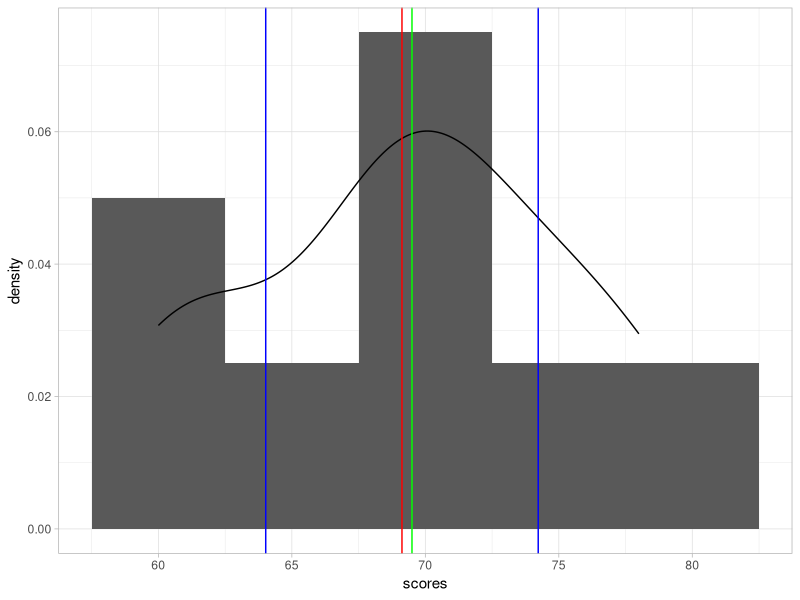
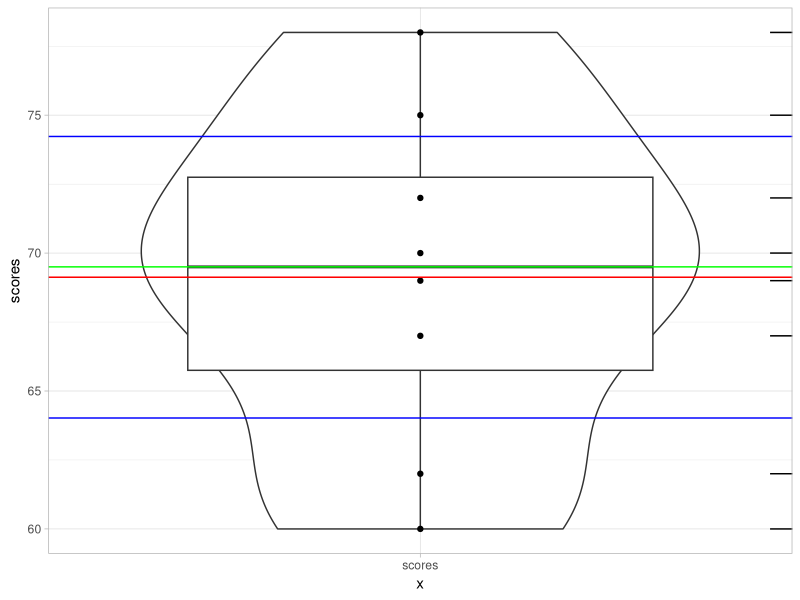
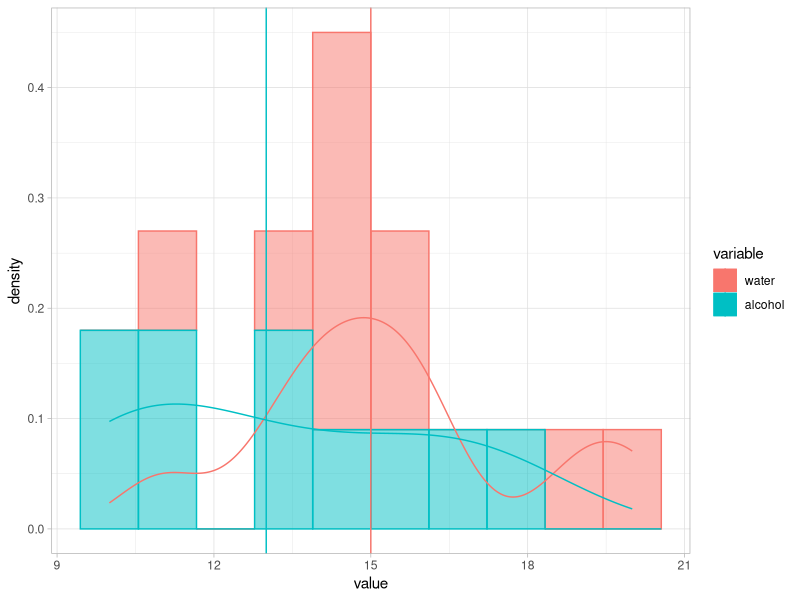
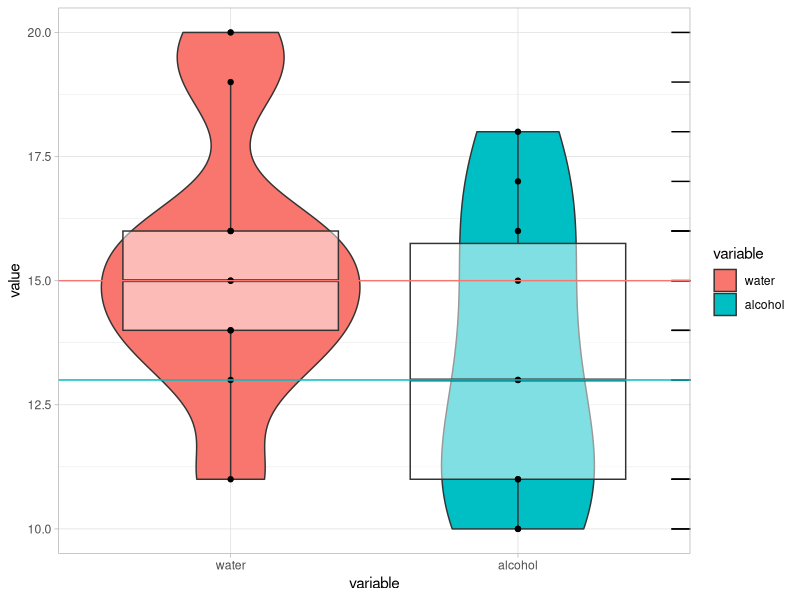
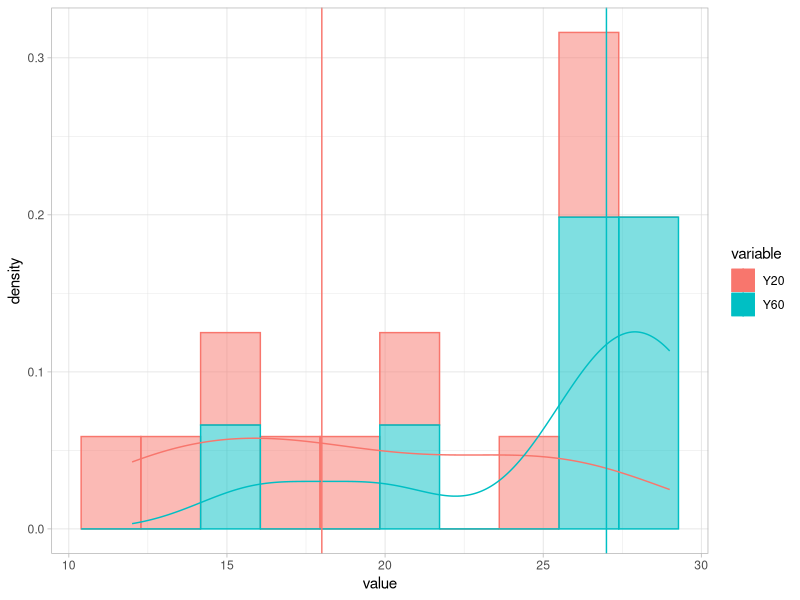
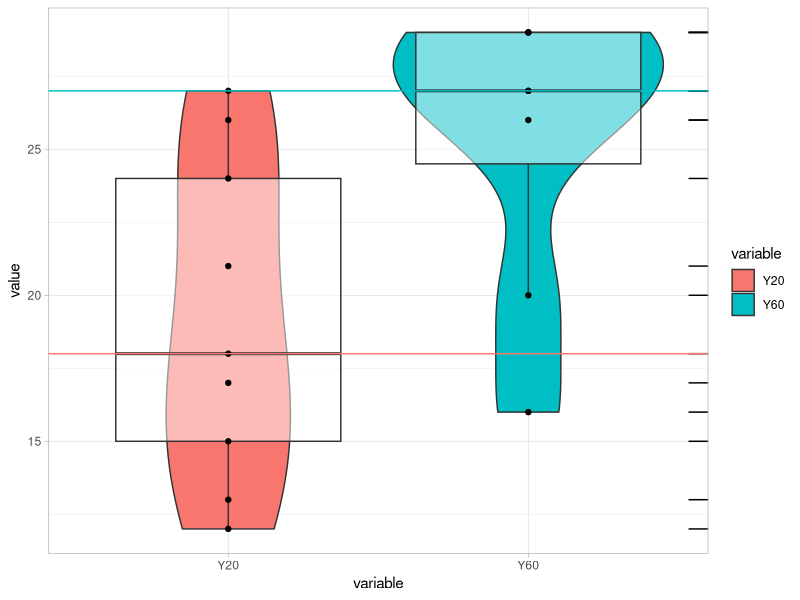
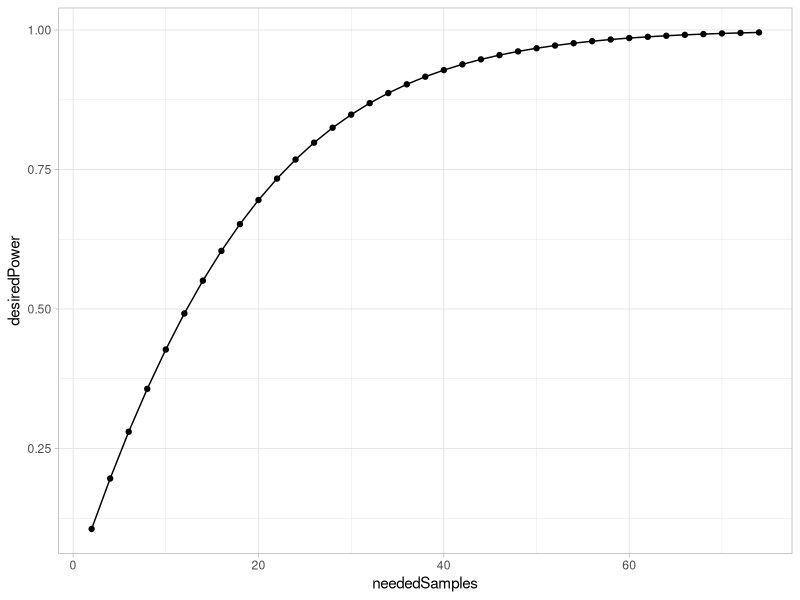

These charts were generated, in order, by the following R code:
## ---- chunk 1
    knitr::opts_chunk$set(warning=FALSE, message=FALSE)
    library(ggplot2)
## ---- chunk 2
    scores <- c(60,62,67,69,70,72,75,78)
    resA <- t.test(scores,paired = FALSE,var.equal = TRUE,mu=65)
## ---- chunk 3
library(ggplot2)
ggplot(data.frame(scores),aes(x=scores)) +geom_histogram(aes(y = ..density..),binwidth = 5) +geom_density()+theme_light()+
    geom_vline(xintercept =  median(scores),color="green")+
    geom_vline(xintercept =  resA$estimate,color="red")+
    geom_vline(xintercept =  resA$conf.int,color="blue")


## ---- chunk 4
ggplot(data.frame(scores),aes(x="scores",y=scores))  +geom_violin() +geom_boxplot()+geom_point()+theme_light()+geom_rug(sides="r")+
    geom_hline(yintercept =  median(scores),color="green",show.legend = TRUE)+ 
    geom_hline(yintercept =  resA$estimate,color="red")+
    geom_hline(yintercept =  resA$conf.int,color="blue")
## ---- chunk 5
    scores[3] <- 76
    t.test(scores,paired = FALSE,var.equal = FALSE,mu=65)
## ---- chunk 6
library(reshape2)
 water <- c(16,15,11,20,19,14,13,15,14,16)
alcohol <- c(13,13,10,18,17,11,10,15,11,16)
ques2Data <- data.frame(water,alcohol)
ques2Data <- melt(ques2Data)
res2A <- t.test(water,alcohol,paired = TRUE)
## ---- chunk 7
library(ggplot2)
library(dplyr)
ques2DataMean <- ques2Data %>% group_by(variable) %>% summarize_all(median)
ggplot(ques2Data,aes(x=value,color=variable)) +geom_histogram(aes(y = ..density..,fill=variable),bins = 10,alpha=0.5) +geom_density()+theme_light()+
    geom_vline(aes(xintercept=value,color=variable),data = ques2DataMean)


## ---- chunk 8
ggplot(ques2Data,aes(x=variable,y=value))+geom_violin(aes(fill=variable)) +geom_boxplot(alpha=0.5)+geom_point()+theme_light()+geom_rug(sides="r")+
    geom_hline(aes(yintercept=value,color=variable),data = ques2DataMean,show.legend = TRUE)
## ---- chunk 9
Y20 <- c(27,26,21,24,15,18,17,12,13)
Y60 <- c(26,29,29,29,27,16,20,27,NA)
ques3Data <- data.frame(Y20,Y60)
ques3Data <- melt(ques3Data)
res3A <- t.test(Y20,Y60,paired = FALSE,var.equal = FALSE)
## ---- chunk 10
ques3DataMean <- ques3Data %>% group_by(variable) %>% summarize_all(funs(median(., na.rm = TRUE)))
ggplot(ques3Data,aes(x=value,color=variable)) +geom_histogram(aes(y = ..density..,fill=variable),bins = 10,alpha=0.5) +geom_density()+theme_light()+
    geom_vline(aes(xintercept=value,color=variable),data = ques3DataMean)


## ---- chunk 11
ggplot(ques3Data,aes(x=variable,y=value))+geom_violin(aes(fill=variable)) +geom_boxplot(alpha=0.5)+geom_point()+theme_light()+geom_rug(sides="r")+
    geom_hline(aes(yintercept=value,color=variable),data = ques3DataMean,show.legend = TRUE)
## ---- chunk 12
    power.t.test(n=10,delta=210-200,sd=20,type = "one.sample",alternative = "one.sided")
## ---- chunk 13
    desiredPower = numeric(0)
    neededSamples = seq(2,75,2)
    for(i in 1:length(neededSamples)) desiredPower <- c(desiredPower,power.t.test(n= neededSamples[i],delta=210-200,sd=20,type = "one.sample",alternative = "one.sided")$power[[1]])
    ggplot(data.frame(neededSamples, desiredPower),aes(x=neededSamples,y=desiredPower))+geom_line()+geom_point()+theme_light()
